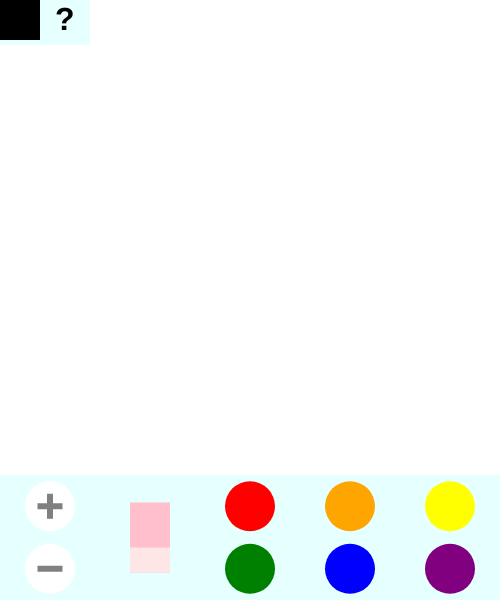
Frame 1 (no input)
Frame 60 (no input): identical to frame 1, image omitted
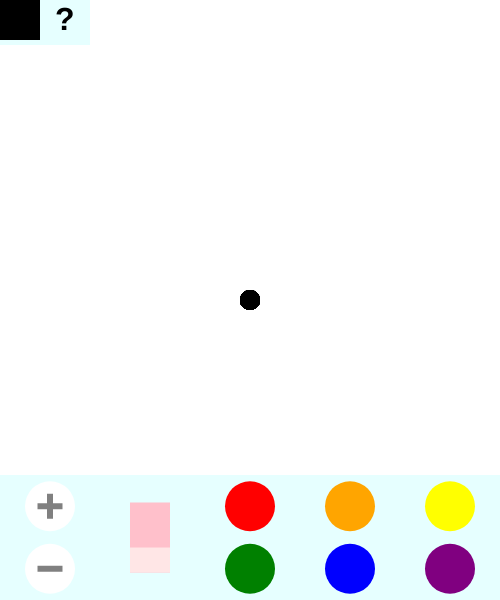
Frame 120 (the mouse pressed at the canvas centre since frame 60)

The p5.js sketch that drew these frames (run headless with seeded random() and noise() and a simulated clock; from frame 60 on, the mouse is pressed at the canvas centre):

// p5.js sketch
// ── sketch.js
var topBoundary;
var bottomBoundary;
var middleBoundary;
var boundary;
var paintOrigin;
var interval;
var colorPickerHeight;
var nonColorWidth;
var paletteRadius;
var currentArea;
var ellipseColor = "black";
var brushSize = 20;
var eraserMidX;
var eraserMidY;
var colorArray = ["red", "orange", "yellow", "green", "blue", "purple"];
var hexArray = ["0", "1", "2", "3", "4", "5", "6", "7", "8", "9", "a", "b", "c", "d", "e", "f"];
var randomHex;
var arrayPicker = 0;

function setup() {
  createCanvas(500,600);
  colorPickerHeight = 125;
  paletteRadius = (colorPickerHeight/2)*.8;
  topBoundary = height-colorPickerHeight;
  bottomBoundary = height;
  middleBoundary = (topBoundary + bottomBoundary)/2;
  boundary = new Array();
  nonColorWidth = 200;
  eraserMidX = (nonColorWidth*3)/4;
  eraserMidY = (topBoundary + bottomBoundary)/2;
  
  
  
  interval = floor((width-nonColorWidth)/3);
  for (var i = nonColorWidth; i <= width; i+= interval) {
    append(boundary, i);
    console.log(boundary);
  }
  
}

function draw() {
  strokeWeight(0);
  fill('#e6ffff');
  rect(0, topBoundary, width, colorPickerHeight);
  fill("red");
  ellipse((boundary[0] + boundary[1])/2, (topBoundary + middleBoundary)/2, paletteRadius, paletteRadius);
  fill("orange");
  ellipse((boundary[1] + boundary[2])/2, (topBoundary + middleBoundary)/2, paletteRadius, paletteRadius);
  fill("yellow");
  ellipse((boundary[2] + boundary[3])/2, (topBoundary + middleBoundary)/2, paletteRadius, paletteRadius);
  fill("green");
  ellipse((boundary[0] + boundary[1])/2, (bottomBoundary + middleBoundary)/2, paletteRadius, paletteRadius);
  fill("blue");
  ellipse((boundary[1] + boundary[2])/2, (bottomBoundary + middleBoundary)/2, paletteRadius, paletteRadius);
  fill("purple");
  ellipse((boundary[2] + boundary[3])/2, (bottomBoundary + middleBoundary)/2, paletteRadius, paletteRadius);
  fill("white");
  ellipse(nonColorWidth/4, (topBoundary + middleBoundary)/2, paletteRadius, paletteRadius);
  ellipse(nonColorWidth/4, (bottomBoundary + middleBoundary)/2, paletteRadius, paletteRadius);
  fill("gray");
  rect(nonColorWidth/4-3, (topBoundary + middleBoundary)/2 - paletteRadius/4, 6, paletteRadius/2);
  rect(nonColorWidth/4 - paletteRadius/4, (topBoundary + middleBoundary)/2 - 3, paletteRadius/2, 6);
  rect(nonColorWidth/4 - paletteRadius/4, (bottomBoundary + middleBoundary)/2 - 3, paletteRadius/2, 6);
  
  fill("pink");
  rect(eraserMidX - 20, eraserMidY - 35, 40, 70);
  fill("#ffe6e6")
  rect(eraserMidX - 20, eraserMidY + 10, 40, 25);
  
  //paintBrush
  fill('#e6ffff');
  rect(0,0,90,45);
  
  fill(ellipseColor);
  rect(0, 0, 40, 40);
  textSize(32);
  textStyle(BOLD);
  text("?", 55, 30);
  
  strokeWeight(0);
  if (mouseIsPressed && currentArea == "draw") {
    ellipse(mouseX, mouseY, brushSize, brushSize);
  }
  
  
  if (mouseY > topBoundary && mouseY < bottomBoundary) {
    if(mouseX > nonColorWidth) {
      if (mouseY < middleBoundary) {
        if (mouseX > boundary[0] && mouseX < boundary[1]) {
          console.log("red");
          currentArea = "red";
        } else if (mouseX > boundary[1] && mouseX < boundary[2]) {
          console.log("orange");
          currentArea = "orange";
        } else if (mouseX > boundary[2] && mouseX < boundary[3]) {
          console.log("yellow");
          currentArea = "yellow";
        } 
      } else if (mouseY > middleBoundary) {
        if (mouseX > boundary[0] && mouseX < boundary[1]) {
          console.log("green");
          currentArea = "green";
        } else if (mouseX > boundary[1] && mouseX < boundary[2]) {
          console.log("blue");
          currentArea = "blue";
        } else if (mouseX > boundary[2] && mouseX < boundary[3]) {
          console.log("purple");
          currentArea = "purple";
        } 
      }
    } else if (mouseX < nonColorWidth && mouseX > nonColorWidth/2) {
      console.log("eraser");
      currentArea = "white";
    } else if (mouseX < nonColorWidth/2 && mouseX > 0) {
      if (mouseY < middleBoundary) {
        console.log("plus");
        currentArea = "plus";
      } else if (mouseY > middleBoundary) {
        console.log("minus");
        currentArea = "minus";
      }
    }
  } else if (mouseY < topBoundary) {
    if (mouseY < 40 && mouseX < 40) {
      console.log("cycle");
      currentArea = "cycle";
    } else if (mouseY < 40 && mouseX > 45 && mouseX < 85) {
      console.log("random");
      currentArea = "random";
    } else {
      console.log("draw");
      currentArea = "draw";
    }
  }
  
}

function mouseClicked() {
  if (currentArea == "red") {
    ellipseColor = "red";
    arrayPicker=0;
  } else if (currentArea == "yellow") {
    ellipseColor = "yellow";
    arrayPicker=2;
  } else if (currentArea == "orange") {
    ellipseColor = "orange";
    arrayPicker = 1;
  } else if (currentArea == "green") {
    ellipseColor = "green";
    arrayPicker = 3;
  } else if (currentArea == "blue") {
    ellipseColor = "blue";
    arrayPicker = 4;
  } else if (currentArea == "purple") {
    ellipseColor = "purple";
    arrayPicker = 5;
  } else if (currentArea == "white") {
    ellipseColor = "white";
  } else if (currentArea == "cycle") {
    if (arrayPicker < 5) {
      arrayPicker ++;
    } else {
      arrayPicker = 0;
    }
    ellipseColor = colorArray[arrayPicker];
  }else if (currentArea == "random") {
    randomHex = "#" + random(hexArray) + random(hexArray) + random(hexArray) + random(hexArray) + random(hexArray) + random(hexArray);
    console.log(randomHex);
    ellipseColor = randomHex;
  }else if (currentArea == "plus") {
    if (brushSize == 1) {
      brushSize = 10;
    } else {
      brushSize += 10;
    }
  } else if (currentArea == "minus") {
    if (brushSize == 10 || brushSize == 1) {
      brushSize = 1;
    } else {
      brushSize -= 10;
    }
  }
}
